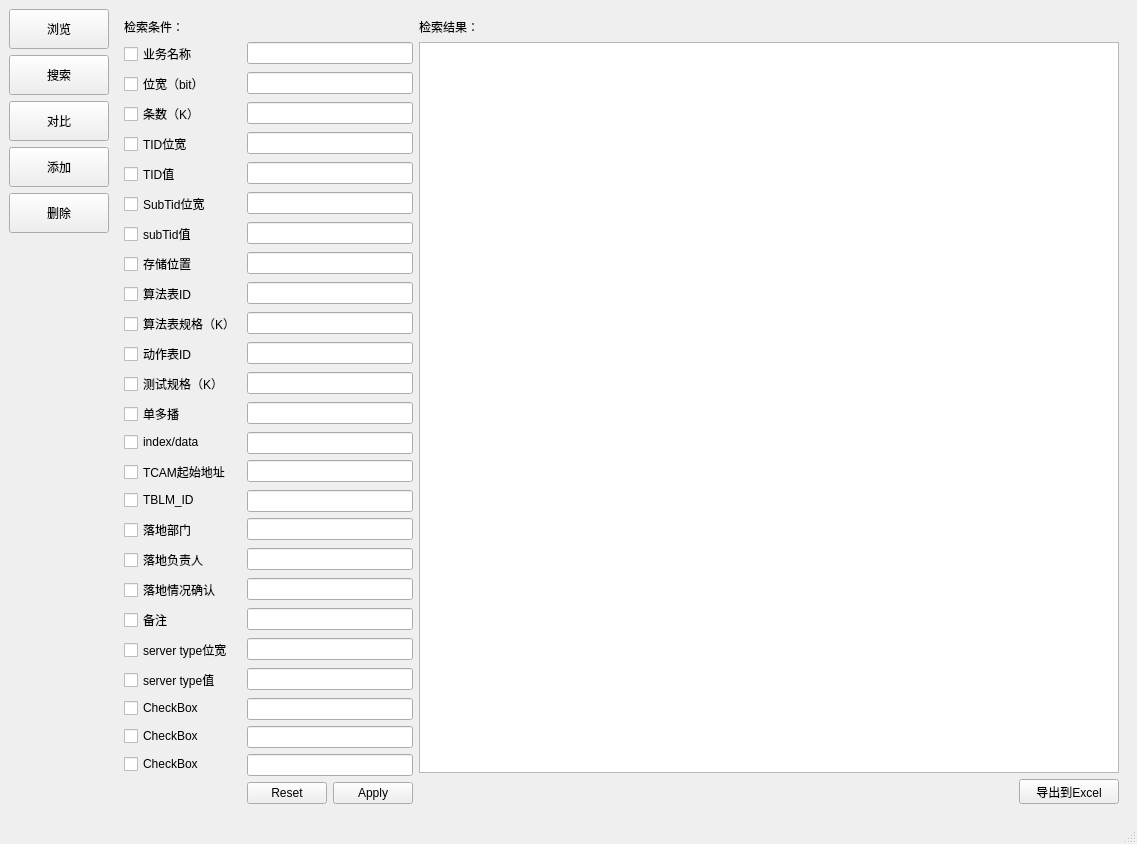
<?xml version="1.0" encoding="UTF-8"?>
<ui version="4.0">
 <class>MainWindow</class>
 <widget class="QMainWindow" name="MainWindow">
  <property name="geometry">
   <rect>
    <x>0</x>
    <y>0</y>
    <width>1133</width>
    <height>778</height>
   </rect>
  </property>
  <property name="windowTitle">
   <string>MainWindow</string>
  </property>
  <widget class="QWidget" name="centralwidget">
   <layout class="QVBoxLayout" name="verticalLayout_4">
    <item>
     <layout class="QHBoxLayout" name="horizontalLayout">
      <item>
       <layout class="QVBoxLayout" name="verticalLayout">
        <property name="sizeConstraint">
         <enum>QLayout::SetDefaultConstraint</enum>
        </property>
        <item>
         <widget class="QPushButton" name="pushButton_1">
          <property name="minimumSize">
           <size>
            <width>100</width>
            <height>40</height>
           </size>
          </property>
          <property name="text">
           <string>浏览</string>
          </property>
         </widget>
        </item>
        <item>
         <widget class="QPushButton" name="pushButton_2">
          <property name="minimumSize">
           <size>
            <width>100</width>
            <height>40</height>
           </size>
          </property>
          <property name="text">
           <string>搜索</string>
          </property>
         </widget>
        </item>
        <item>
         <widget class="QPushButton" name="pushButton_3">
          <property name="minimumSize">
           <size>
            <width>100</width>
            <height>40</height>
           </size>
          </property>
          <property name="text">
           <string>对比</string>
          </property>
         </widget>
        </item>
        <item>
         <widget class="QPushButton" name="pushButton_4">
          <property name="minimumSize">
           <size>
            <width>100</width>
            <height>40</height>
           </size>
          </property>
          <property name="text">
           <string>添加</string>
          </property>
         </widget>
        </item>
        <item>
         <widget class="QPushButton" name="pushButton_5">
          <property name="minimumSize">
           <size>
            <width>100</width>
            <height>40</height>
           </size>
          </property>
          <property name="text">
           <string>删除</string>
          </property>
         </widget>
        </item>
        <item>
         <widget class="QWidget" name="white" native="true"/>
        </item>
       </layout>
      </item>
      <item>
       <widget class="QStackedWidget" name="stackedWidget_1">
        <property name="currentIndex">
         <number>0</number>
        </property>
        <widget class="QWidget" name="page_3">
         <layout class="QHBoxLayout" name="horizontalLayout_2">
          <item>
           <layout class="QVBoxLayout" name="verticalLayout_2">
            <item>
             <layout class="QFormLayout" name="formLayout">
              <item row="0" column="0">
               <widget class="QLabel" name="label_2">
                <property name="text">
                 <string>检索条件：</string>
                </property>
               </widget>
              </item>
              <item row="1" column="0">
               <widget class="QCheckBox" name="checkBox">
                <property name="text">
                 <string>业务名称</string>
                </property>
               </widget>
              </item>
              <item row="1" column="1">
               <widget class="QLineEdit" name="lineEdit_2"/>
              </item>
              <item row="2" column="0">
               <widget class="QCheckBox" name="checkBox_2">
                <property name="text">
                 <string>位宽（bit）</string>
                </property>
               </widget>
              </item>
              <item row="2" column="1">
               <widget class="QLineEdit" name="lineEdit_3">
                <property name="text">
                 <string/>
                </property>
               </widget>
              </item>
              <item row="3" column="0">
               <widget class="QCheckBox" name="checkBox_3">
                <property name="text">
                 <string>条数（K）</string>
                </property>
               </widget>
              </item>
              <item row="4" column="0">
               <widget class="QCheckBox" name="checkBox_4">
                <property name="text">
                 <string>TID位宽</string>
                </property>
               </widget>
              </item>
              <item row="4" column="1">
               <widget class="QLineEdit" name="lineEdit_4"/>
              </item>
              <item row="5" column="0">
               <widget class="QCheckBox" name="checkBox_5">
                <property name="text">
                 <string>TID值</string>
                </property>
               </widget>
              </item>
              <item row="5" column="1">
               <widget class="QLineEdit" name="lineEdit_5"/>
              </item>
              <item row="6" column="0">
               <widget class="QCheckBox" name="checkBox_6">
                <property name="text">
                 <string>SubTid位宽</string>
                </property>
               </widget>
              </item>
              <item row="6" column="1">
               <widget class="QLineEdit" name="lineEdit_6"/>
              </item>
              <item row="7" column="0">
               <widget class="QCheckBox" name="checkBox_8">
                <property name="text">
                 <string>subTid值</string>
                </property>
               </widget>
              </item>
              <item row="7" column="1">
               <widget class="QLineEdit" name="lineEdit_7"/>
              </item>
              <item row="8" column="0">
               <widget class="QCheckBox" name="checkBox_7">
                <property name="text">
                 <string>存储位置</string>
                </property>
               </widget>
              </item>
              <item row="8" column="1">
               <widget class="QLineEdit" name="lineEdit_8"/>
              </item>
              <item row="9" column="0">
               <widget class="QCheckBox" name="checkBox_21">
                <property name="text">
                 <string>算法表ID</string>
                </property>
               </widget>
              </item>
              <item row="9" column="1">
               <widget class="QLineEdit" name="lineEdit_9"/>
              </item>
              <item row="10" column="0">
               <widget class="QCheckBox" name="checkBox_9">
                <property name="text">
                 <string>算法表规格（K）</string>
                </property>
               </widget>
              </item>
              <item row="10" column="1">
               <widget class="QLineEdit" name="lineEdit_10"/>
              </item>
              <item row="11" column="0">
               <widget class="QCheckBox" name="checkBox_22">
                <property name="text">
                 <string>动作表ID</string>
                </property>
               </widget>
              </item>
              <item row="11" column="1">
               <widget class="QLineEdit" name="lineEdit_11"/>
              </item>
              <item row="12" column="0">
               <widget class="QCheckBox" name="checkBox_10">
                <property name="text">
                 <string>测试规格（K）</string>
                </property>
               </widget>
              </item>
              <item row="12" column="1">
               <widget class="QLineEdit" name="lineEdit_12"/>
              </item>
              <item row="13" column="0">
               <widget class="QCheckBox" name="checkBox_24">
                <property name="text">
                 <string>单多播</string>
                </property>
               </widget>
              </item>
              <item row="13" column="1">
               <widget class="QLineEdit" name="lineEdit_13"/>
              </item>
              <item row="14" column="0">
               <widget class="QCheckBox" name="checkBox_12">
                <property name="text">
                 <string>index/data</string>
                </property>
               </widget>
              </item>
              <item row="14" column="1">
               <widget class="QLineEdit" name="lineEdit_14"/>
              </item>
              <item row="15" column="0">
               <widget class="QCheckBox" name="checkBox_23">
                <property name="text">
                 <string>TCAM起始地址</string>
                </property>
               </widget>
              </item>
              <item row="15" column="1">
               <widget class="QLineEdit" name="lineEdit_15"/>
              </item>
              <item row="16" column="0">
               <widget class="QCheckBox" name="checkBox_11">
                <property name="text">
                 <string>TBLM_ID</string>
                </property>
               </widget>
              </item>
              <item row="16" column="1">
               <widget class="QLineEdit" name="lineEdit_16"/>
              </item>
              <item row="17" column="0">
               <widget class="QCheckBox" name="checkBox_17">
                <property name="text">
                 <string>落地部门</string>
                </property>
               </widget>
              </item>
              <item row="17" column="1">
               <widget class="QLineEdit" name="lineEdit_17"/>
              </item>
              <item row="18" column="0">
               <widget class="QCheckBox" name="checkBox_18">
                <property name="text">
                 <string>落地负责人</string>
                </property>
               </widget>
              </item>
              <item row="18" column="1">
               <widget class="QLineEdit" name="lineEdit_18"/>
              </item>
              <item row="19" column="0">
               <widget class="QCheckBox" name="checkBox_20">
                <property name="text">
                 <string>落地情况确认</string>
                </property>
               </widget>
              </item>
              <item row="19" column="1">
               <widget class="QLineEdit" name="lineEdit_19"/>
              </item>
              <item row="20" column="0">
               <widget class="QCheckBox" name="checkBox_19">
                <property name="text">
                 <string>备注</string>
                </property>
               </widget>
              </item>
              <item row="20" column="1">
               <widget class="QLineEdit" name="lineEdit_20"/>
              </item>
              <item row="21" column="0">
               <widget class="QCheckBox" name="checkBox_13">
                <property name="text">
                 <string>server type位宽</string>
                </property>
               </widget>
              </item>
              <item row="21" column="1">
               <widget class="QLineEdit" name="lineEdit_21"/>
              </item>
              <item row="22" column="0">
               <widget class="QCheckBox" name="checkBox_14">
                <property name="text">
                 <string>server type值</string>
                </property>
               </widget>
              </item>
              <item row="22" column="1">
               <widget class="QLineEdit" name="lineEdit_22"/>
              </item>
              <item row="23" column="0">
               <widget class="QCheckBox" name="checkBox_15">
                <property name="text">
                 <string>CheckBox</string>
                </property>
               </widget>
              </item>
              <item row="23" column="1">
               <widget class="QLineEdit" name="lineEdit_23"/>
              </item>
              <item row="24" column="0">
               <widget class="QCheckBox" name="checkBox_16">
                <property name="text">
                 <string>CheckBox</string>
                </property>
               </widget>
              </item>
              <item row="24" column="1">
               <widget class="QLineEdit" name="lineEdit_24"/>
              </item>
              <item row="25" column="0">
               <widget class="QCheckBox" name="checkBox_25">
                <property name="text">
                 <string>CheckBox</string>
                </property>
               </widget>
              </item>
              <item row="25" column="1">
               <widget class="QLineEdit" name="lineEdit_25"/>
              </item>
              <item row="26" column="1">
               <widget class="QDialogButtonBox" name="buttonBox">
                <property name="maximumSize">
                 <size>
                  <width>220</width>
                  <height>25</height>
                 </size>
                </property>
                <property name="orientation">
                 <enum>Qt::Horizontal</enum>
                </property>
                <property name="standardButtons">
                 <set>QDialogButtonBox::Apply|QDialogButtonBox::Reset</set>
                </property>
               </widget>
              </item>
              <item row="3" column="1">
               <widget class="QLineEdit" name="lineEdit"/>
              </item>
             </layout>
            </item>
           </layout>
          </item>
          <item>
           <layout class="QVBoxLayout" name="verticalLayout_3">
            <item>
             <widget class="QLabel" name="label">
              <property name="text">
               <string>检索结果：</string>
              </property>
             </widget>
            </item>
            <item>
             <widget class="QTableWidget" name="tableWidget_2">
              <property name="minimumSize">
               <size>
                <width>700</width>
                <height>630</height>
               </size>
              </property>
             </widget>
            </item>
            <item alignment="Qt::AlignRight">
             <widget class="QPushButton" name="pushButton_10">
              <property name="minimumSize">
               <size>
                <width>100</width>
                <height>0</height>
               </size>
              </property>
              <property name="maximumSize">
               <size>
                <width>100</width>
                <height>25</height>
               </size>
              </property>
              <property name="text">
               <string>导出到Excel</string>
              </property>
             </widget>
            </item>
           </layout>
          </item>
         </layout>
        </widget>
        <widget class="QWidget" name="page_5">
         <widget class="QComboBox" name="comboBox">
          <property name="geometry">
           <rect>
            <x>140</x>
            <y>100</y>
            <width>69</width>
            <height>22</height>
           </rect>
          </property>
         </widget>
        </widget>
        <widget class="QWidget" name="page"/>
        <widget class="QWidget" name="page_4"/>
       </widget>
      </item>
     </layout>
    </item>
   </layout>
  </widget>
  <widget class="QMenuBar" name="menubar">
   <property name="geometry">
    <rect>
     <x>0</x>
     <y>0</y>
     <width>1133</width>
     <height>23</height>
    </rect>
   </property>
  </widget>
  <widget class="QStatusBar" name="statusbar"/>
 </widget>
 <resources/>
 <connections/>
</ui>
